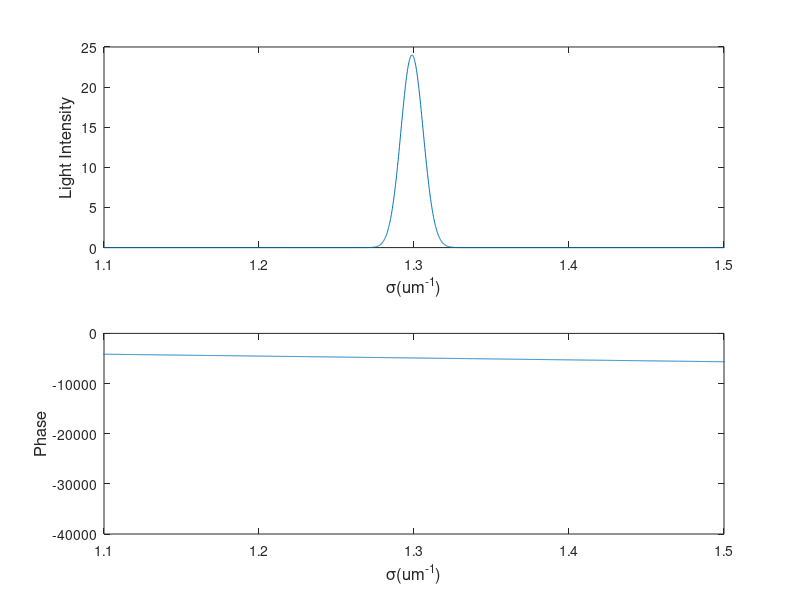
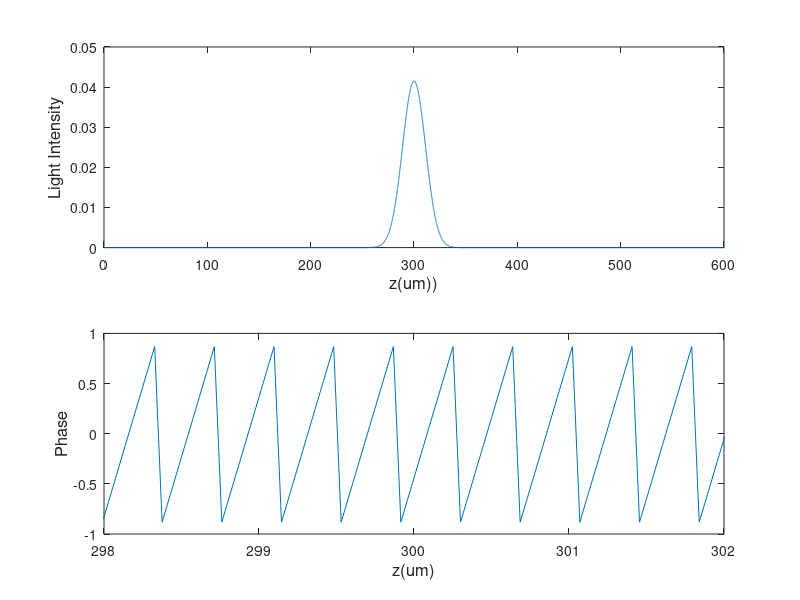

Write MATLAB code to recreate these figures, in order.
clear;close all
format long

%光谱信号振幅24,12
A = 24;
%中心波长lamda0:770nm；lamda1:850nm
lamda0 = 770e-3;
%光谱线宽FWHM：15.7nm
delta_lamda = 10e-3;
%信号波长lamda
lamda = 0.6:0.001:1;
%生成高斯分布函数
F_lamda = A*exp(2.77*(-(lamda-lamda0).^2/delta_lamda^2));
% figure(1);subplot(2,1,1);plot(lamda,F_lamda);
% xlabel('λ(um)','FontSize',12);ylabel('Light Intensity','FontSize',12);
%转化为波矢k
sigma = 1./lamda;
%重新排序数据，让横轴按照从小到大的顺序存储
sigma_sorted = sort(sigma);
temp_flamda = zeros(length(sigma),1);
for i = 1:length(sigma)
    TempK = sigma_sorted(i);
    k_index = find(sigma == TempK);
    temp_flamda(i,1) = F_lamda(k_index);
end
F_lamda = temp_flamda;
% subplot(2,1,2);plot(sigma_sorted,F_lamda);
% xlabel('σ(um^{-1})','FontSize',12);ylabel('Light Intensity','FontSize',12);


%相位,设定z0为300um
z0 = 300;
%设置采样点点数为1024？一个周期至少8个采样点
N = 2^16;delta_sigma = 1/(2*N*((770e-3)/16));
sigma =(1:N)*delta_sigma;
% sigma = linspace(sigma_start,sigma_end,N);
%相位
phase = -4*pi*z0*sigma;
%I(sigma) = F(sigma)*exp(j*phase)
sigma0 = 1/lamda0;
F_sigma = A*exp(2.77*(-(1./sigma-1/sigma0).^2/delta_lamda^2));
I_sigma = F_sigma.*exp(1i*phase);
figure(2);subplot(2,1,1);plot(sigma,abs(I_sigma));
xlabel('σ(um^{-1})','FontSize',12);ylabel('Light Intensity','FontSize',12);xlim([1.1 1.5]);
subplot(2,1,2);plot(sigma,phase);
xlabel('σ(um^{-1})','FontSize',12);ylabel('Phase','FontSize',12);xlim([1.1 1.5]);
% subplot(3,1,3);plot(sigma,angle(I_sigma)./pi);
% xlabel('σ(um^{-1})','FontSize',12);ylabel('Phase / \pi','FontSize',12);

%对I_sigma进行傅里叶逆变换
S_z = ifft(I_sigma);
%对逆傅里叶变换后数据处理?将波数K转化为z？
%S_z = ifftshift(S_z);
%坐标变换
delta_sigma = (sigma(end)-sigma(1))/(N-1);
delta_z = 1/(2*N*delta_sigma);
z = delta_z*linspace(1,N,N);
% figure(3),subplot(3,1,1),plot(real(S_z));
figure(3);subplot(2,1,1);plot(z,abs(S_z));
xlabel('z(um))','FontSize',12);ylabel('Light Intensity','FontSize',12);xlim([0 600]);
subplot(2,1,2),plot(z,angle(S_z)./pi);
xlabel('z(um)','FontSize',12);ylabel('Phase','FontSize',12);xlim([298 302]);